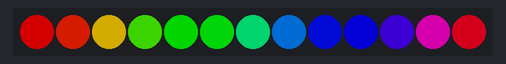
This sketch was run on a simulated Arduino Uno, built with avr-gcc and run on an emulated ATmega328P. On the bench: 13 RGB LEDs in strip order, left to right. Dim RGB values are drawn brighter than linear.

Above: at 0.17 s.
At 5.34 s:
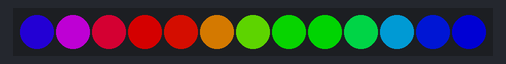
At 9.85 s:
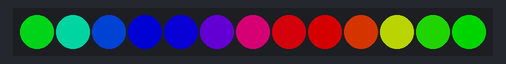
At 19.86 s:
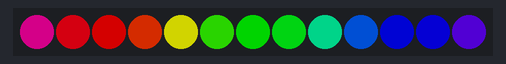
At 29.54 s:
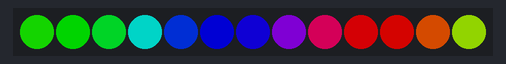
At 39.54 s:
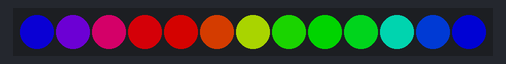

The sketch:

rainbow.ino
```cpp
// Adapted basic NeoPixel strip test program to run only rainbow function.

#include <Adafruit_NeoPixel.h>

#define LED_PIN    2
#define LED_COUNT 13

Adafruit_NeoPixel strip(LED_COUNT, LED_PIN, NEO_GRB + NEO_KHZ800);

void setup() {
  strip.begin();           // INITIALIZE NeoPixel strip object (REQUIRED)
  strip.show();            // Turn OFF all pixels ASAP
  strip.setBrightness(128); // Set BRIGHTNESS to about 1/5 (max = 255)
}

void loop() {
  rainbow(10);             // Flowing rainbow cycle along the whole strip
}

// Rainbow cycle along whole strip. Pass delay time (in ms) between frames.
void rainbow(int wait) {
  // Hue of first pixel runs 5 complete loops through the color wheel.
  // Color wheel has a range of 65536 but it's OK if we roll over, so
  // just count from 0 to 5*65536. Adding 256 to firstPixelHue each time
  // means we'll make 5*65536/256 = 1280 passes through this outer loop:
  for(long firstPixelHue = 0; firstPixelHue < 5*65536; firstPixelHue += 256) {
    for(int i=0; i<strip.numPixels(); i++) { // For each pixel in strip...
      // Offset pixel hue by an amount to make one full revolution of the
      // color wheel (range of 65536) along the length of the strip
      // (strip.numPixels() steps):
      int pixelHue = firstPixelHue + (i * 65536L / strip.numPixels());
      // strip.ColorHSV() can take 1 or 3 arguments: a hue (0 to 65535) or
      // optionally add saturation and value (brightness) (each 0 to 255).
      // Here we're using just the single-argument hue variant. The result
      // is passed through strip.gamma32() to provide 'truer' colors
      // before assigning to each pixel:
      strip.setPixelColor(i, strip.gamma32(strip.ColorHSV(pixelHue)));
    }
    strip.show(); // Update strip with new contents
    delay(wait);  // Pause for a moment
  }
}
```
